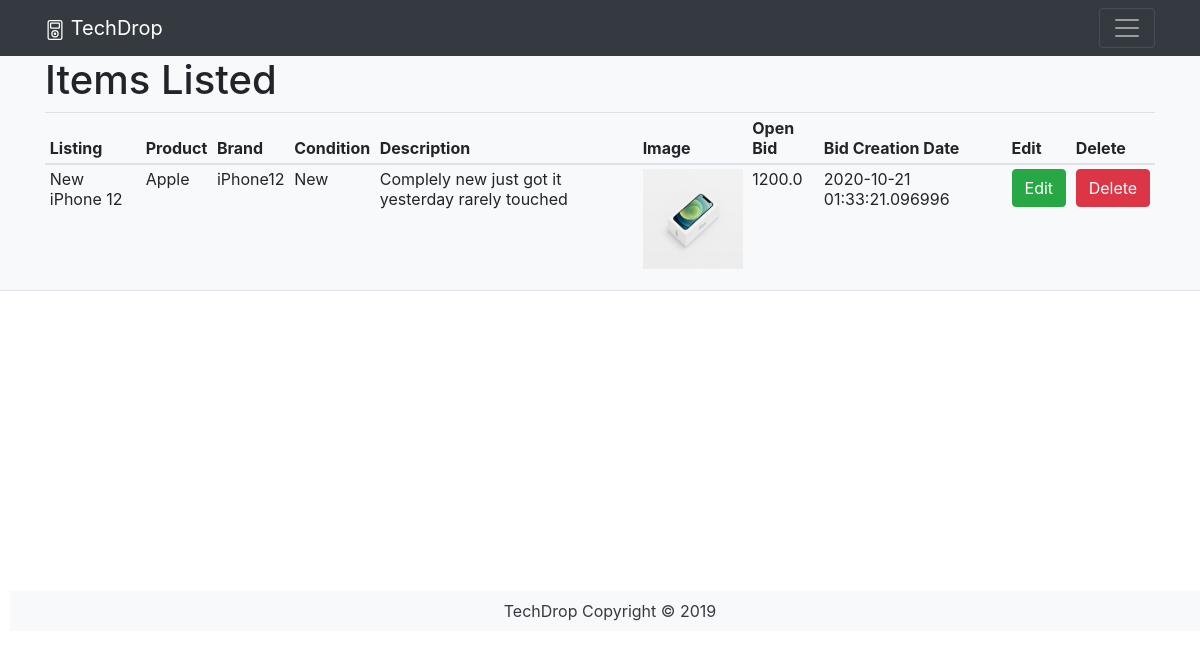
The app's page /auctions/listed (signed in) with its own data.
### PhoneApp/models.py (models this page shows, shortened)
class Auctions(db.Model):
    __tablename__ = 'auctions'
    id = db.Column(db.Integer, primary_key=True)
    name = db.Column(db.String(80), nullable=False)
    brand = db.Column(db.String(80), nullable=False)
    model = db.Column(db.String(80), nullable=False)
    condition = db.Column(db.String(80), nullable=False)
    description = db.Column(db.String(200))
    image = db.Column(db.String(400))
    open_bid = db.Column(db.Float(), nullable=False)
    start = db.Column(db.DateTime, default=datetime.now())
    end = db.Column(db.DateTime)
    user_id = db.Column(db.Integer, db.ForeignKey('users.id'))
    reviews = db.relationship('Review', backref='auction')
    bids = db.relationship('Bid', backref='auction')
    watchlists = db.relationship('Watchlist', backref='auction')

### PhoneApp/auctions.py (the view)
@bp.route('/listed', methods=['GET'])
@login_required
def listed():
    auc = f"{Auctions.query.count():,}"
    auc_items = Auctions.query.all()
    auctioned = AuctionsForm(Auctions=auc, user=current_user)
    return render_template('auctions/listed.html', count=auc, auctions=auc_items)

### PhoneApp/templates/Auctions/listed.html (shortened to what this page needs)
{% extends 'base.html'%}
{% block header %}
  <div class="container">
    <table class="table table-sm">
        <h1>Items Listed</h1>
          <thead>
            <th>Listing</th>
            <th>Product</th>
            <th>Brand</th>
            <th>Condition</th>
            <th>Description</th>
            <th>Image</th>
            <th>Open Bid</th>
            <th>Bid Creation Date</th>
            <th>Edit</th>
            <th>Delete</th>
          </thead>
        <tbody>
          <tr>
          {% for auction in auctions %}
              <td>{{auction.name}}</td>
              <td>{{auction.brand}}</td>
              <td>{{auction.model}}</td>
              <td>{{auction.condition}}</td>
              <td>{{auction.description}}</td>
              <td><img src={{auction.image}} alt="" border=3 height=100 width=100></img></td>
              <td>{{auction.open_bid}}</td>
              <td>{{auction.start}}</td>
              <td><button type="button" class="btn btn-success">Edit</button></td>
              <td><button type="button" class="btn btn-danger">Delete</button></td>
          </tr>
          {% endfor %}
      </table>
    </div>
  {% endblock %}

### PhoneApp/templates/base.html (shortened to what this page needs)
<html>
<head>
  <link rel="stylesheet" href="https://stackpath.bootstrapcdn.com/bootstrap/4.3.1/css/bootstrap.min.css"
>
</head>
<body>
  <header class="bg-light border-bottom">
    <nav class="navbar navbar-dark bg-dark">
      <div class="container"   >
        <a class="navbar-brand" href="/">
          TechDrop
        </a>
        <button class="navbar-toggler" type="button" data-toggle="collapse" data-target="#navbarTogglerDemo01"
          aria-controls="navbarTogglerDemo01" aria-expanded="false" aria-label="Toggle navigation">
          <span class="navbar-toggler-icon"></span>
        </button>
      </div>
    </nav>
    {% block header%}
    {% endblock %}
  </header>
  <footer class="footer">
    <div class="text-center py-2 bg-light" style = "position:relative; left: 10px; top:300px;">
      <span class="text-dark">TechDrop Copyright &copy; 2019</span>
    </div>
  </footer>
</body>
</html>

### records on screen
Auctions: name "New iPhone 12", brand "Apple", model "iPhone12", condition "New", description "Complely new just got it yesterday rarely touched", image (picture), open_bid "1200.0", start "2020-10-21 01:33:21.096996"
